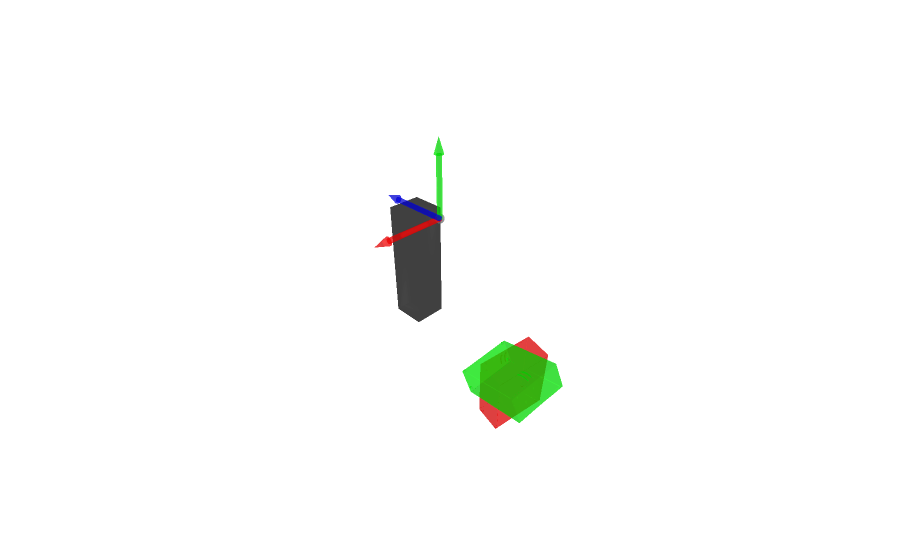

Write notebook code for a chart like this one.
### Code cell
import open3d as o3d
from src.util import trimesh_to_open3d, render_scene
character_placeholder = get_character_placeholder()
coordinate_frame = o3d.geometry.TriangleMesh.create_coordinate_frame(size=0.55, origin=[0, 0, 0])

render_scene([trimesh_to_open3d(previous_world_mesh).paint_uniform_color([1, 0, 0]),
              trimesh_to_open3d(next_world_mesh).paint_uniform_color([0, 1, 0]),
              character_placeholder,
              coordinate_frame])

### Figure 1 — Plotly figure (JSON) as saved in the notebook; plotly's stock layout.template omitted (floating-point values rounded to 4 significant figures; data arrays with more than 128 entries replaced by an {"elided": "..."} marker saying what was removed)
{"data": [{"i": {"elided": "18006 int values"}, "j": {"elided": "18006 int values"}, "k": {"elided": "18006 int values"}, "opacity": 0.5, "type": "mesh3d", "vertexcolor": {"elided": "11139x3 float values"}, "x": {"elided": "11139 float values"}, "y": {"elided": "11139 float values"}, "z": {"elided": "11139 float values"}}, {"i": {"elided": "18006 int values"}, "j": {"elided": "18006 int values"}, "k": {"elided": "18006 int values"}, "opacity": 0.5, "type": "mesh3d", "vertexcolor": {"elided": "11139x3 float values"}, "x": {"elided": "11139 float values"}, "y": {"elided": "11139 float values"}, "z": {"elided": "11139 float values"}}, {"i": [4, 4, 0, 2, 0, 1, 1, 1, 2, 2, 0, 1], "j": [7, 6, 2, 6, 1, 3, 5, 7, 3, 7, 4, 4], "k": [5, 7, 4, 4, 2, 2, 7, 3, 7, 6, 1, 5], "opacity": 0.5, "type": "mesh3d", "vertexcolor": [[0.0, 0.0, 0.0], [0.0, 0.0, 0.0], [0.0, 0.0, 0.0], [0.0, 0.0, 0.0], [0.0, 0.0, 0.0], [0.0, 0.0, 0.0], [0.0, 0.0, 0.0], [0.0, 0.0, 0.0]], "x": [-0.125, 0.125, -0.125, 0.125, -0.125, 0.125, -0.125, 0.125], "y": [-0.125, -0.125, -0.375, -0.375, -0.125, -0.125, -0.375, -0.375], "z": [-0.9, -0.9, -0.9, -0.9, 0.0, 0.0, 0.0, 0.0]}, {"i": {"elided": "2240 int values"}, "j": {"elided": "2240 int values"}, "k": {"elided": "2240 int values"}, "opacity": 0.5, "type": "mesh3d", "vertexcolor": {"elided": "1134x3 float values"}, "x": {"elided": "1134 float values"}, "y": {"elided": "1134 float values"}, "z": {"elided": "1134 float values"}}], "layout": {"scene": {"xaxis": {"visible": false}, "yaxis": {"visible": false}, "zaxis": {"visible": false}}}}
